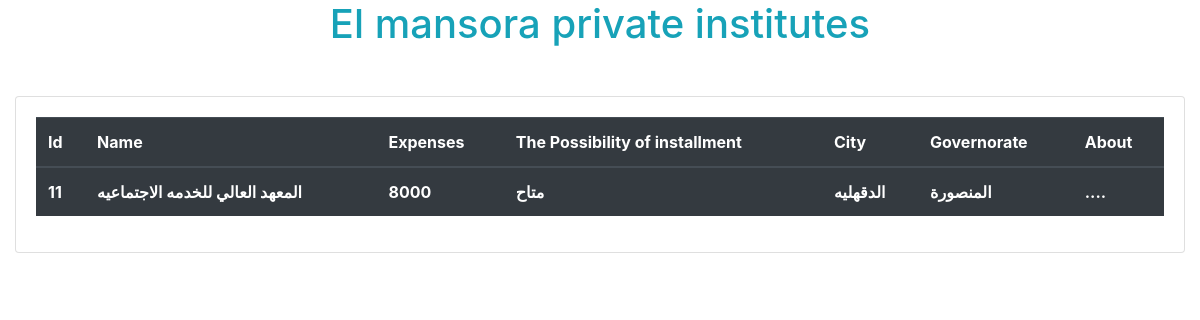
The app's page /elmansora.php with its own data.
### elmansora.php (the view, shortened to what this page needs)
<?php
$mydata="private istitutes";
$localhost="localhost";
$user_name="root";
$password="";
$Mysql=mysqli_connect ( $localhost , $user_name , $password , $mydata);
$_Selectmansora = " SELECT * FROM `the institutes` WHERE `governorate`= 'المنصورة' ";
$the_select_mansora=mysqli_query($Mysql,$_Selectmansora);
?>
<!DOCTYPE html>
<html lang="en">
<head>
    <link rel="stylesheet" href="./css/style.css">
    <link rel="stylesheet" href="./The css Bootstrab/bootstrap.css">
</head>
<body>
<h1 class="text-info text-center">El mansora private institutes</h1>
    <div class="container col-12 my-5">
        <div class="card">
            <div class="card-body">
                <table class="table table-dark">
                <thead>
                    <tr>
                        <th>Id</th>
                        <th>Name</th>
                        <th>Expenses</th>
                        <th>The Possibility of installment</th>
                        <th>City</th>
                        <th>Governorate</th>
                        <th>About</th>
                    </tr>
                </thead>
                    <tbody>
                    <?php foreach ( $the_select_mansora as $data){ ?>
                    <tr>
                          <th><?php echo $data['id'] ?></th>
                          <th><?php echo $data['name'] ?></th>
                          <th><?php echo $data['expenses'] ?></th>
                          <th><?php echo $data['the possibility of installment'] ?></th>
                          <th><?php echo $data['city'] ?></th>
                          <th><?php echo $data['governorate'] ?></th>
                          <th><?php echo $data['about'] ?></th>
                        </tr>
                    <?php } ?>
                </tbody>
                </table>
            </div>
        </div>
    </div>
</body>
</html>

### css/style.css (style rules this page uses)
* { margin: 0; padding: 0; }

### records on screen
the institutes: id "11", name "المعهد العالي للخدمه الاجتماعيه", expenses "8000", the possibility of installment "متاح", city "الدقهليه", governorate "المنصورة", about "...."
